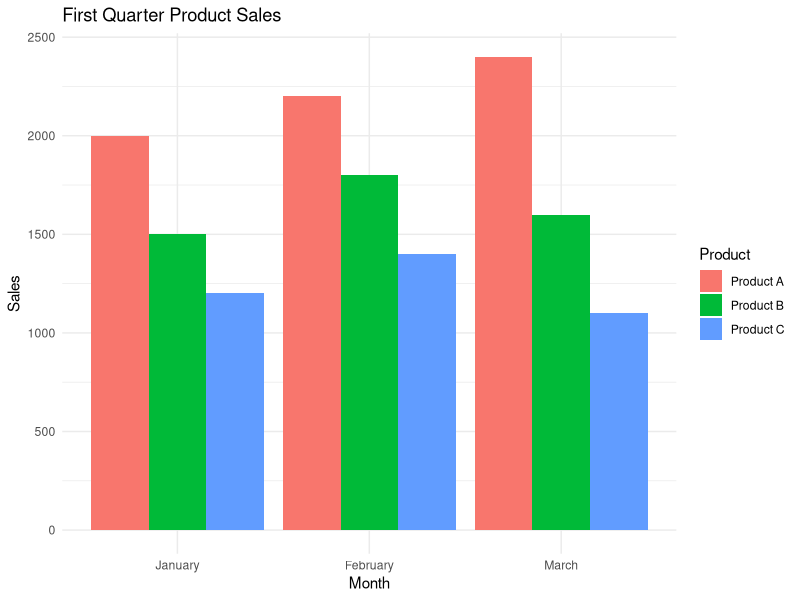
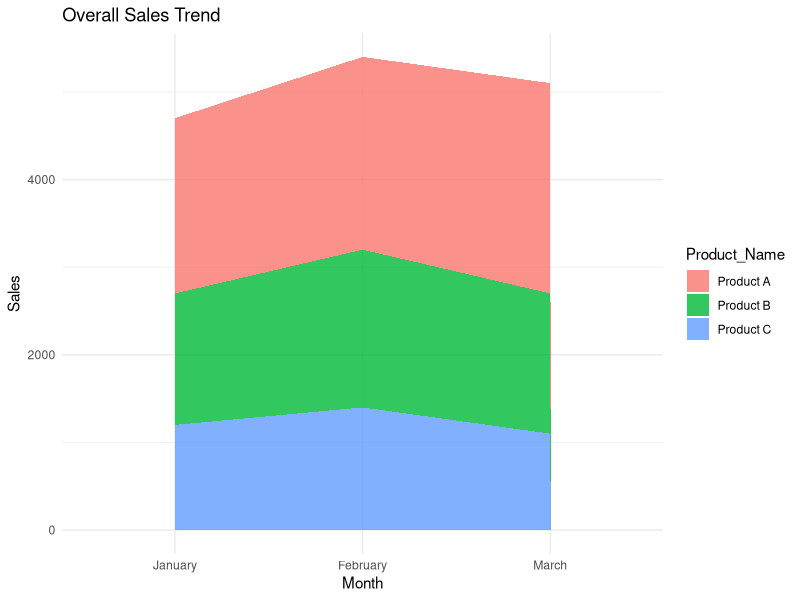

Here is the R script that generated these plots, in order:
#=========================================
# Product Sales Analysis
#=========================================

# Install Packages (Run only once)
install.packages("ggplot2")
install.packages("tidyr")
install.packages("gridExtra")

# Load Libraries
library(ggplot2)
library(tidyr)
library(gridExtra)

#=========================================
# Create Dataset
#=========================================

sales_data <- data.frame(
  Product_ID = c(1,2,3),
  Product_Name = c("Product A","Product B","Product C"),
  January_Sales = c(2000,1500,1200),
  February_Sales = c(2200,1800,1400),
  March_Sales = c(2400,1600,1100)
)

print(sales_data)

#=========================================
# Convert Data to Long Format
#=========================================

sales_long <- pivot_longer(
  sales_data,
  cols = c(January_Sales, February_Sales, March_Sales),
  names_to = "Month",
  values_to = "Sales"
)

sales_long$Month <- factor(
  sales_long$Month,
  levels = c("January_Sales","February_Sales","March_Sales"),
  labels = c("January","February","March")
)

#=========================================
# 1. Grouped Bar Chart
#=========================================

ggplot(sales_long,
       aes(x = Month,
           y = Sales,
           fill = Product_Name)) +
  geom_bar(stat = "identity",
           position = "dodge") +
  labs(
    title = "First Quarter Product Sales",
    x = "Month",
    y = "Sales",
    fill = "Product"
  ) +
  theme_minimal()

#=========================================
# 2. Stacked Area Chart
#=========================================

ggplot(sales_long,
       aes(x = Month,
           y = Sales,
           fill = Product_Name,
           group = Product_Name)) +
  geom_area(alpha = 0.8) +
  labs(
    title = "Overall Sales Trend",
    x = "Month",
    y = "Sales"
  ) +
  theme_minimal()

#=========================================
# 3. Monthly Sales Table
#=========================================

tableGrob(sales_data)
